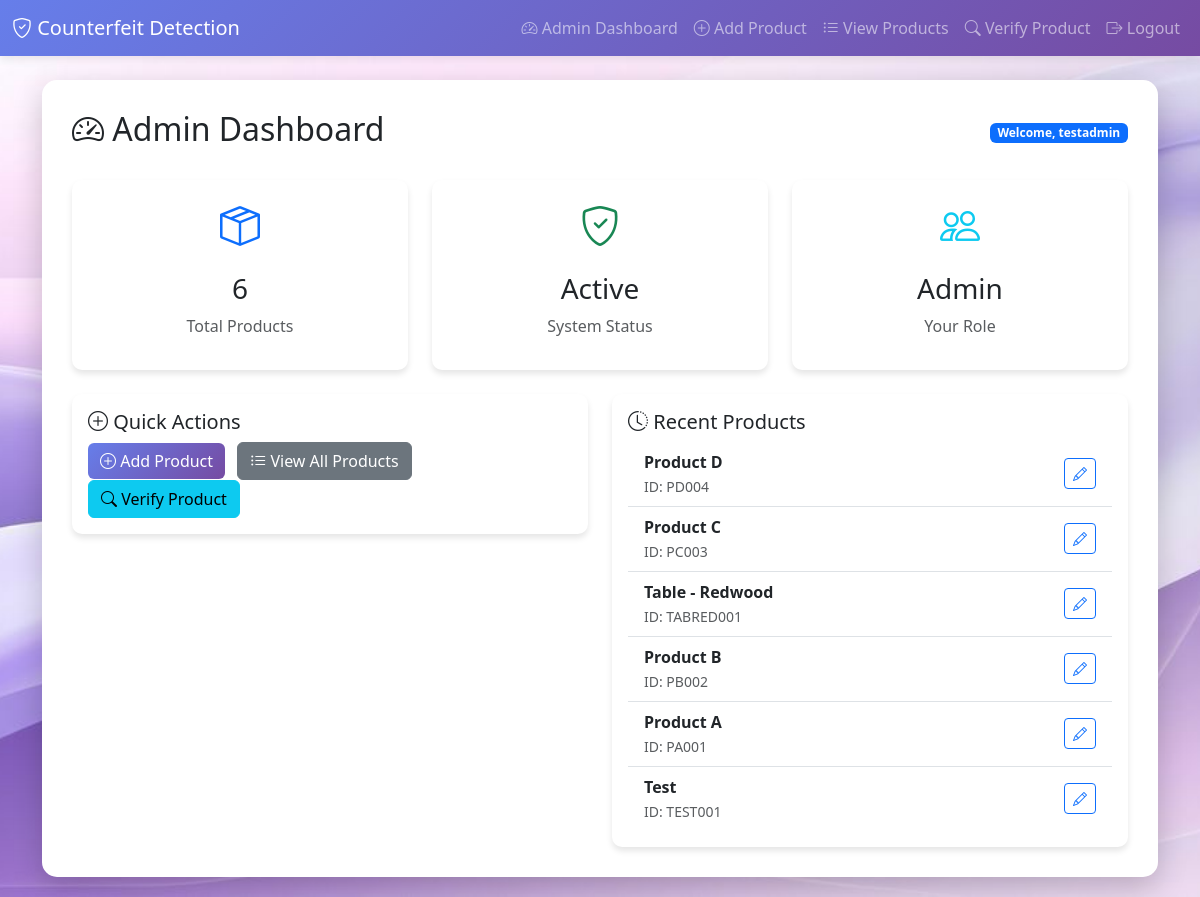
/admin-dashboard/ (signed in), run on the app's committed database.
### counterfeit/models.py (models this page shows, shortened)
class Product(models.Model):
    name = models.CharField(max_length=200, help_text="Product name")
    product_id = models.CharField(
        max_length=100,
        unique=True,
        validators=[MinLengthValidator(3)],
        help_text="Unique product identification code"
    )
    description = models.TextField(help_text="Product description")
    created_at = models.DateTimeField(auto_now_add=True)
    updated_at = models.DateTimeField(auto_now=True)
    class Meta:
        ordering = ['-created_at']
        verbose_name = "Product"
        verbose_name_plural = "Products"

### counterfeit/views.py (the view)
# urls.py: path('admin-dashboard/', views.admin_dashboard, name='admin_dashboard'),
@login_required
def admin_dashboard(request):
    if not is_admin(request.user):
        messages.error(request, 'You do not have permission to access this page.')
        return redirect('user_dashboard')
    products = Product.objects.all()
    total_products = products.count()
    context = {
        'products': products[:10],
        'total_products': total_products,
    }
    return render(request, 'counterfeit/admin_dashboard.html', context)

### counterfeit/views.py (called while the page is built)
def is_admin(user):
    return user.is_staff or user.is_superuser

### counterfeit/templates/counterfeit/admin_dashboard.html (shortened to what this page needs)
{% extends 'counterfeit/base.html' %}
{% block content %}
<div class="d-flex justify-content-between align-items-center mb-4">
    <h2><i class="bi bi-speedometer2"></i> Admin Dashboard</h2>
    <span class="badge bg-primary">Welcome, {{ user.username }}</span>
</div>
<div class="row mb-4">
    <div class="col-md-4">
        <div class="card text-center">
            <div class="card-body">
                <i class="bi bi-box-seam fs-1 text-primary"></i>
                <h3 class="mt-3">{{ total_products }}</h3>
                <p class="text-muted">Total Products</p>
            </div>
        </div>
    </div>
    <div class="col-md-4">
        <div class="card text-center">
            <div class="card-body">
                <i class="bi bi-shield-check fs-1 text-success"></i>
                <h3 class="mt-3">Active</h3>
                <p class="text-muted">System Status</p>
            </div>
        </div>
    </div>
    <div class="col-md-4">
        <div class="card text-center">
            <div class="card-body">
                <i class="bi bi-people fs-1 text-info"></i>
                <h3 class="mt-3">Admin</h3>
                <p class="text-muted">Your Role</p>
            </div>
        </div>
    </div>
</div>
<div class="row">
    <div class="col-md-6 mb-3">
        <div class="card">
            <div class="card-body">
                <h5 class="card-title"><i class="bi bi-plus-circle"></i> Quick Actions</h5>
                <a href="{% url 'add_product' %}" class="btn btn-primary me-2">
                    <i class="bi bi-plus-circle"></i> Add Product
                </a>
                <a href="{% url 'view_products' %}" class="btn btn-secondary me-2">
                    <i class="bi bi-list-ul"></i> View All Products
                </a>
                <a href="{% url 'verify_product' %}" class="btn btn-info">
                    <i class="bi bi-search"></i> Verify Product
                </a>
            </div>
        </div>
    </div>
    <div class="col-md-6">
        <div class="card">
            <div class="card-body">
                <h5 class="card-title"><i class="bi bi-clock-history"></i> Recent Products</h5>
                {% if products %}
                <ul class="list-group list-group-flush">
                    {% for product in products %}
                    <li class="list-group-item d-flex justify-content-between align-items-center">
                        <div>
                            <strong>{{ product.name }}</strong><br>
                            <small class="text-muted">ID: {{ product.product_id }}</small>
                        </div>
                        <a href="{% url 'update_product' product.pk %}" class="btn btn-sm btn-outline-primary">
                            <i class="bi bi-pencil"></i>
                        </a>
                    </li>
                    {% endfor %}
                </ul>
                {% else %}
                <p class="text-muted">No products yet. <a href="{% url 'add_product' %}">Add your first product</a></p>
                {% endif %}
            </div>
        </div>
    </div>
</div>
{% endblock %}

### data on the page
Product: name "Product D", product_id "PD004"
Product: name "Product C", product_id "PC003"
Product: name "Table - Redwood", product_id "TABRED001"
Product: name "Product B", product_id "PB002"
Product: name "Product A", product_id "PA001"
Product: name "Test", product_id "TEST001"

### other printed values
{{ user.username }} "testadmin"
{{ total_products }} "6"
